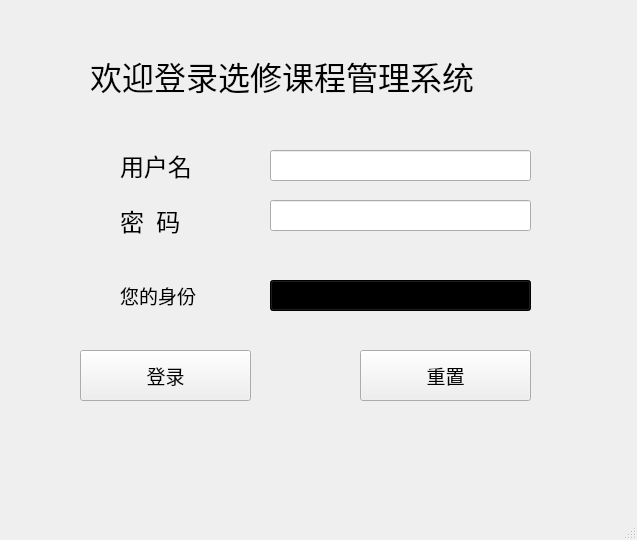
<?xml version="1.0" encoding="UTF-8"?>
<ui version="4.0">
 <class>MainWindow</class>
 <widget class="QMainWindow" name="MainWindow">
  <property name="geometry">
   <rect>
    <x>0</x>
    <y>0</y>
    <width>637</width>
    <height>540</height>
   </rect>
  </property>
  <property name="windowTitle">
   <string>MainWindow</string>
  </property>
  <widget class="QWidget" name="centralWidget">
   <widget class="QLineEdit" name="lineEdit_2">
    <property name="geometry">
     <rect>
      <x>270</x>
      <y>200</y>
      <width>261</width>
      <height>31</height>
     </rect>
    </property>
    <property name="text">
     <string/>
    </property>
   </widget>
   <widget class="QLabel" name="label">
    <property name="geometry">
     <rect>
      <x>90</x>
      <y>40</y>
      <width>491</width>
      <height>71</height>
     </rect>
    </property>
    <property name="font">
     <font>
      <family>黑体</family>
      <pointsize>24</pointsize>
      <weight>50</weight>
      <italic>false</italic>
      <bold>false</bold>
     </font>
    </property>
    <property name="styleSheet">
     <string notr="true">font: 24pt &quot;黑体&quot;;</string>
    </property>
    <property name="text">
     <string>欢迎登录选修课程管理系统</string>
    </property>
   </widget>
   <widget class="QPushButton" name="pushButton_2">
    <property name="geometry">
     <rect>
      <x>360</x>
      <y>350</y>
      <width>171</width>
      <height>51</height>
     </rect>
    </property>
    <property name="font">
     <font>
      <family>Algerian</family>
      <pointsize>14</pointsize>
     </font>
    </property>
    <property name="text">
     <string>重置</string>
    </property>
   </widget>
   <widget class="QLabel" name="label_2">
    <property name="geometry">
     <rect>
      <x>120</x>
      <y>150</y>
      <width>111</width>
      <height>31</height>
     </rect>
    </property>
    <property name="font">
     <font>
      <family>楷体</family>
      <pointsize>18</pointsize>
      <weight>50</weight>
      <italic>false</italic>
      <bold>false</bold>
     </font>
    </property>
    <property name="styleSheet">
     <string notr="true">font: 18pt &quot;楷体&quot;;</string>
    </property>
    <property name="text">
     <string>用户名</string>
    </property>
   </widget>
   <widget class="QLineEdit" name="lineEdit">
    <property name="geometry">
     <rect>
      <x>270</x>
      <y>150</y>
      <width>261</width>
      <height>31</height>
     </rect>
    </property>
    <property name="text">
     <string/>
    </property>
   </widget>
   <widget class="QLabel" name="label_5">
    <property name="geometry">
     <rect>
      <x>70</x>
      <y>150</y>
      <width>41</width>
      <height>31</height>
     </rect>
    </property>
    <property name="styleSheet">
     <string notr="true">image: url(:/img/user.png);</string>
    </property>
    <property name="text">
     <string/>
    </property>
   </widget>
   <widget class="QLabel" name="label_3">
    <property name="geometry">
     <rect>
      <x>120</x>
      <y>200</y>
      <width>111</width>
      <height>41</height>
     </rect>
    </property>
    <property name="font">
     <font>
      <family>楷体</family>
      <pointsize>18</pointsize>
      <weight>50</weight>
      <italic>false</italic>
      <bold>false</bold>
     </font>
    </property>
    <property name="styleSheet">
     <string notr="true">font: 18pt &quot;楷体&quot;;</string>
    </property>
    <property name="text">
     <string>密  码</string>
    </property>
   </widget>
   <widget class="QLabel" name="label_4">
    <property name="geometry">
     <rect>
      <x>120</x>
      <y>280</y>
      <width>101</width>
      <height>31</height>
     </rect>
    </property>
    <property name="font">
     <font>
      <family>楷体</family>
      <pointsize>14</pointsize>
      <weight>50</weight>
      <italic>false</italic>
      <bold>false</bold>
     </font>
    </property>
    <property name="styleSheet">
     <string notr="true">font: 14pt &quot;楷体&quot;;</string>
    </property>
    <property name="text">
     <string>您的身份</string>
    </property>
   </widget>
   <widget class="QLabel" name="label_6">
    <property name="geometry">
     <rect>
      <x>70</x>
      <y>210</y>
      <width>41</width>
      <height>31</height>
     </rect>
    </property>
    <property name="styleSheet">
     <string notr="true">image: url(:/img/password.png);</string>
    </property>
    <property name="text">
     <string/>
    </property>
   </widget>
   <widget class="QPushButton" name="pushButton">
    <property name="geometry">
     <rect>
      <x>80</x>
      <y>350</y>
      <width>171</width>
      <height>51</height>
     </rect>
    </property>
    <property name="font">
     <font>
      <family>Algerian</family>
      <pointsize>14</pointsize>
     </font>
    </property>
    <property name="text">
     <string>登录</string>
    </property>
   </widget>
   <widget class="QComboBox" name="comboBox">
    <property name="geometry">
     <rect>
      <x>270</x>
      <y>280</y>
      <width>261</width>
      <height>31</height>
     </rect>
    </property>
    <property name="styleSheet">
     <string notr="true">background-color: qlineargradient(spread:pad, x1:0, y1:0, x2:1, y2:0, stop:0 rgba(0, 186, 255, 255), stop:1 rgba(255, 255, 255, 255));
font: 14pt &quot;华文隶书&quot;;</string>
    </property>
    <item>
     <property name="text">
      <string>学生</string>
     </property>
    </item>
    <item>
     <property name="text">
      <string>教师</string>
     </property>
    </item>
    <item>
     <property name="text">
      <string>管理员</string>
     </property>
    </item>
   </widget>
   <widget class="QLabel" name="label_7">
    <property name="geometry">
     <rect>
      <x>80</x>
      <y>280</y>
      <width>31</width>
      <height>31</height>
     </rect>
    </property>
    <property name="styleSheet">
     <string notr="true">image: url(:/img/ident.png);</string>
    </property>
    <property name="text">
     <string/>
    </property>
   </widget>
  </widget>
  <widget class="QMenuBar" name="menuBar">
   <property name="geometry">
    <rect>
     <x>0</x>
     <y>0</y>
     <width>637</width>
     <height>26</height>
    </rect>
   </property>
  </widget>
  <widget class="QStatusBar" name="statusBar"/>
 </widget>
 <layoutdefault spacing="6" margin="11"/>
 <resources/>
 <connections/>
</ui>
